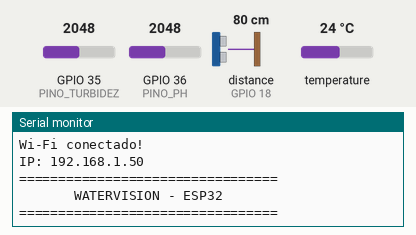
Recording of a sketch running on a simulated ESP32. On the bench: the last lines printed to the serial monitor. The inputs (shaded band) are chosen by the test bench; at power-on: distance to the obstacle (sensor on GPIO 18) 80 cm, temperature 24 °C, GPIO 35 (PINO_TURBIDEZ) = 2048, GPIO 36 (PINO_PH) = 2048 (analog values on the 0–4095 scale). The echo pulse lasts 58.3 µs per cm; WiFi joins after 1.5 s; servers stay silent unless stated; uploads are accepted with an empty reply.

Above: at 2.7 s.
2.8 s: distance to the obstacle (sensor on GPIO 18) set to 2 cm
At 12.4 s:
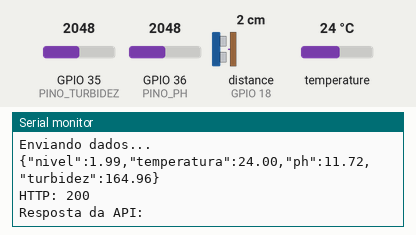
16.6 s: temperature set to 12 °C
At 20.93 s:
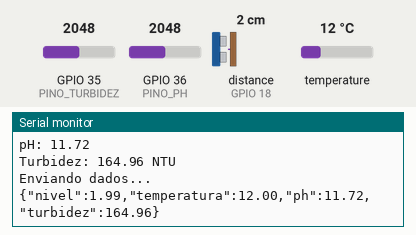
30.4 s: GPIO 35 (PINO_TURBIDEZ) set to 2866
At 32.4 s:
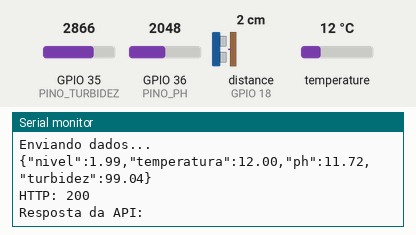
44.2 s: GPIO 36 (PINO_PH) set to 2866
At 51.5 s:
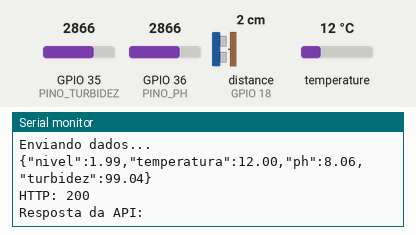
58.0 s: distance to the obstacle (sensor on GPIO 18) set to 4 cm
At 61.5 s:
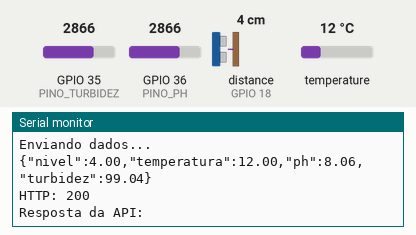
71.8 s: temperature set to 19 °C
At 81.9 s:
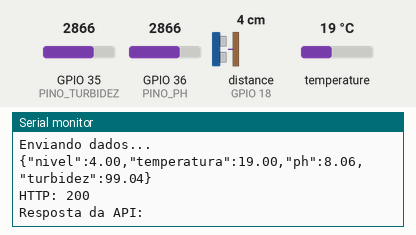
Timing chart, 0 to 83.4 s (numbered marks = the images above; inputs shaded):
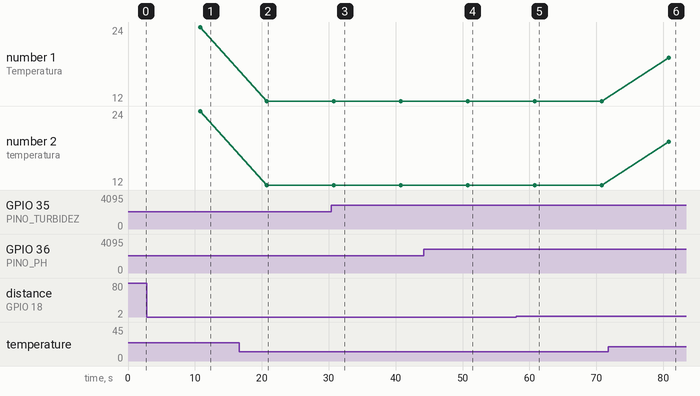

Measured:
- after the input at 2.8 s, the serial monitor: prints a new line after 8.0 s (image 1)
- after the input at 16.6 s, the serial monitor: prints a new line after 4.2 s (image 2)
- after the input at 30.4 s, the serial monitor: prints a new line after 0.37 s (image 3)
- after the input at 44.2 s, the serial monitor: prints a new line after 6.6 s (image 4)
- after the input at 58.0 s, the serial monitor: prints a new line after 2.8 s (image 5)
- after the input at 71.8 s, the serial monitor: prints a new line after 9.0 s (image 6)
- plotted number 1: 24 → 12 after the input at 16.6 s, 12 → 19 after the input at 71.8 s
- plotted number 2: 24 → 12 after the input at 16.6 s, 12 → 19 after the input at 71.8 s

The sketch:

espCode.ino
```cpp
#include <WiFi.h>
#include <HTTPClient.h>
#include <OneWire.h>
#include <DallasTemperature.h>


/* =====================================================
   CONFIGURAÇÕES DE REDE
===================================================== */

const char* WIFI_SSID = "iPhone";
const char* WIFI_SENHA = "thiago123";


/* =====================================================
   API WATER VISION
===================================================== */

const char* API_URL =
    "https://script.google.com/macros/s/AKfycbznlbSb8CjpyRPbxv7w5xI9K3gRFrx-pANDryaaykBxrN3TPzDUk5WyArM_obZRpia5/exec";


/* =====================================================
   PINOS DOS SENSORES
===================================================== */

/*
   Sensor ultrassônico
*/

const int PINO_TRIG = 5;
const int PINO_ECHO = 18;


/*
   DS18B20
*/

const int PINO_TEMPERATURA = 4;


/*
   Sensor de pH
*/

const int PINO_PH = 36;


/*
   Sensor de turbidez
*/

const int PINO_TURBIDEZ = 35;


/* =====================================================
   SENSOR DE TEMPERATURA
===================================================== */

OneWire oneWire(PINO_TEMPERATURA);

DallasTemperature sensorTemperatura(
    &oneWire
);


/* =====================================================
   INTERVALO DE ENVIO
===================================================== */

const unsigned long INTERVALO_ENVIO =
    10000;

unsigned long ultimoEnvio = 0;


/* =====================================================
   LEITURA DO NÍVEL
===================================================== */

float lerNivel() {

    digitalWrite(
        PINO_TRIG,
        LOW
    );

    delayMicroseconds(2);


    digitalWrite(
        PINO_TRIG,
        HIGH
    );

    delayMicroseconds(10);


    digitalWrite(
        PINO_TRIG,
        LOW
    );


    unsigned long duracao =
        pulseIn(
            PINO_ECHO,
            HIGH,
            30000
        );


    if (duracao == 0) {

        return 0.0;

    }


    float distancia =
        duracao * 0.0343 / 2.0;


    /*
       ATENÇÃO:

       Aqui estamos retornando a distância
       entre o sensor e a superfície da água.

       Quando você definir a altura de referência
       do reservatório/estrutura, poderá converter
       para nível real da água.
    */

    return distancia;
}


/* =====================================================
   LEITURA DA TEMPERATURA
===================================================== */

float lerTemperatura() {

    sensorTemperatura.requestTemperatures();

    float temperatura =
        sensorTemperatura.getTempCByIndex(0);

    if (
        temperatura == DEVICE_DISCONNECTED_C ||
        temperatura < -55.0 ||
        temperatura > 125.0
    ) {

        Serial.println("Erro ao ler o sensor de temperatura.");

        return NAN;
    }

    return temperatura;
}


/* =====================================================
   LEITURA DO PH
===================================================== */

float lerPH() {

    int leitura =
        analogRead(PINO_PH);


    float tensao =
        leitura * 3.3 / 4095.0;


    /*
       ESTA FÓRMULA É PROVISÓRIA.

       O sensor real de pH precisará
       ser calibrado.

       Não use esta equação como
       calibração definitiva.
    */

    float ph =
        7.0 +
        ((2.50 - tensao) / 0.18);


    return ph;
}


/* =====================================================
   LEITURA DA TURBIDEZ
===================================================== */

float lerTurbidez() {

    int leitura =
        analogRead(PINO_TURBIDEZ);


    float tensao =
        leitura * 3.3 / 4095.0;


    /*
       ESTA FÓRMULA É PROVISÓRIA.

       O sensor real deverá ser
       calibrado de acordo com o
       modelo utilizado.
    */

    float turbidez =
        (3.3 - tensao) * 100.0;


    if (turbidez < 0) {

        turbidez = 0;

    }


    return turbidez;
}


/* =====================================================
   CONEXÃO WI-FI
===================================================== */

void conectarWiFi() {

    Serial.println();
    Serial.println(
        "Conectando ao Wi-Fi..."
    );


    WiFi.begin(
        WIFI_SSID,
        WIFI_SENHA
    );


    int tentativas = 0;


    while (
        WiFi.status() != WL_CONNECTED &&
        tentativas < 30
    ) {

        delay(500);

        Serial.print(".");

        tentativas++;

    }


    Serial.println();


    if (
        WiFi.status() == WL_CONNECTED
    ) {

        Serial.println(
            "Wi-Fi conectado!"
        );

        Serial.print(
            "IP: "
        );

        Serial.println(
            WiFi.localIP()
        );

    } else {

        Serial.println(
            "Falha ao conectar ao Wi-Fi."
        );

    }
}


/* =====================================================
   ENVIO PARA A API
===================================================== */

void enviarDados(
    float nivel,
    float temperatura,
    float ph,
    float turbidez
) {

    if (
        WiFi.status() != WL_CONNECTED
    ) {

        Serial.println(
            "Wi-Fi desconectado."
        );

        conectarWiFi();

        return;
    }


    HTTPClient http;


    http.setFollowRedirects(
        HTTPC_STRICT_FOLLOW_REDIRECTS
    );

    http.setTimeout(15000);


    http.begin(API_URL);


    http.addHeader(
        "Content-Type",
        "application/json"
    );


    String json = "{";

    json += "\"nivel\":";
    json += String(nivel, 2);

    json += ",\"temperatura\":";
    json += String(temperatura, 2);

    json += ",\"ph\":";
    json += String(ph, 2);

    json += ",\"turbidez\":";
    json += String(turbidez, 2);

    json += "}";


    Serial.println();
    Serial.println(
        "Enviando dados..."
    );

    Serial.println(json);


    int codigoHTTP =
        http.POST(json);


    Serial.print(
        "HTTP: "
    );

    Serial.println(
        codigoHTTP
    );


    if (codigoHTTP > 0) {

        String resposta =
            http.getString();

        Serial.println(
            "Resposta da API:"
        );

        Serial.println(
            resposta
        );

    } else {

        Serial.println(
            "Erro no envio."
        );

    }


    http.end();
}


/* =====================================================
   SETUP
===================================================== */

void setup() {

    Serial.begin(115200);


    /*
       Ultrassônico
    */

    pinMode(
        PINO_TRIG,
        OUTPUT
    );

    pinMode(
        PINO_ECHO,
        INPUT
    );


    /*
       ADC
    */

    analogReadResolution(12);


    /*
       Temperatura
    */

    sensorTemperatura.begin();


    /*
       Wi-Fi
    */

    conectarWiFi();


    Serial.println();
    Serial.println(
        "================================="
    );

    Serial.println(
        "       WATERVISION - ESP32"
    );

    Serial.println(
        "================================="
    );
}


/* =====================================================
   LOOP
===================================================== */

void loop() {

    unsigned long agora =
        millis();


    if (
        agora - ultimoEnvio >=
        INTERVALO_ENVIO
    ) {

        ultimoEnvio = agora;


        /*
           Leitura dos sensores
        */

        float nivel =
            lerNivel();


        float temperatura =
            lerTemperatura();


        float ph =
            lerPH();


        float turbidez =
            lerTurbidez();


        /*
           Monitor Serial
        */

        Serial.println();
        Serial.println(
            "---------- LEITURA ----------"
        );


        Serial.print(
            "Nivel: "
        );

        Serial.print(
            nivel
        );

        Serial.println(
            " cm"
        );


        Serial.print(
            "Temperatura: "
        );

        Serial.print(
            temperatura
        );

        Serial.println(
            " C"
        );


        Serial.print(
            "pH: "
        );

        Serial.println(
            ph
        );


        Serial.print(
            "Turbidez: "
        );

        Serial.print(
            turbidez
        );

        Serial.println(
            " NTU"
        );


        /*
           Enviar para Google Sheets
        */

        enviarDados(
            nivel,
            temperatura,
            ph,
            turbidez
        );

    }


    delay(10);
}
```
